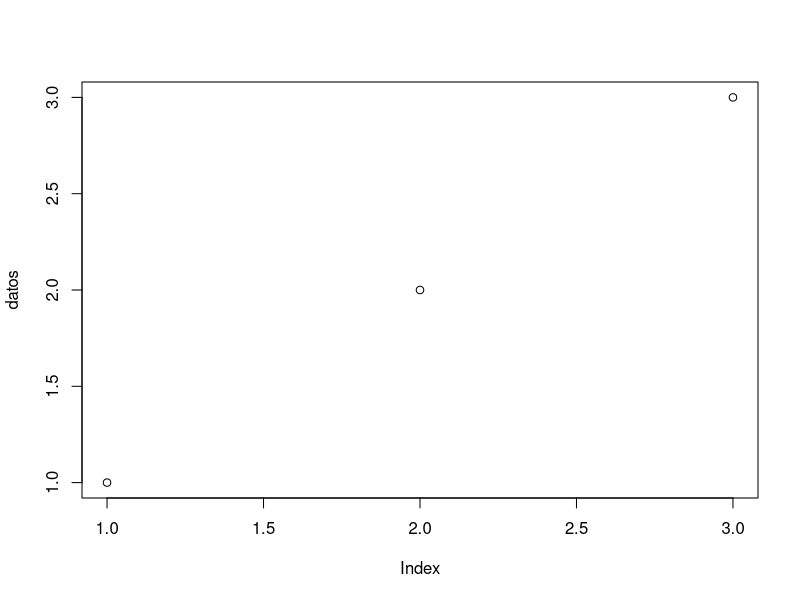
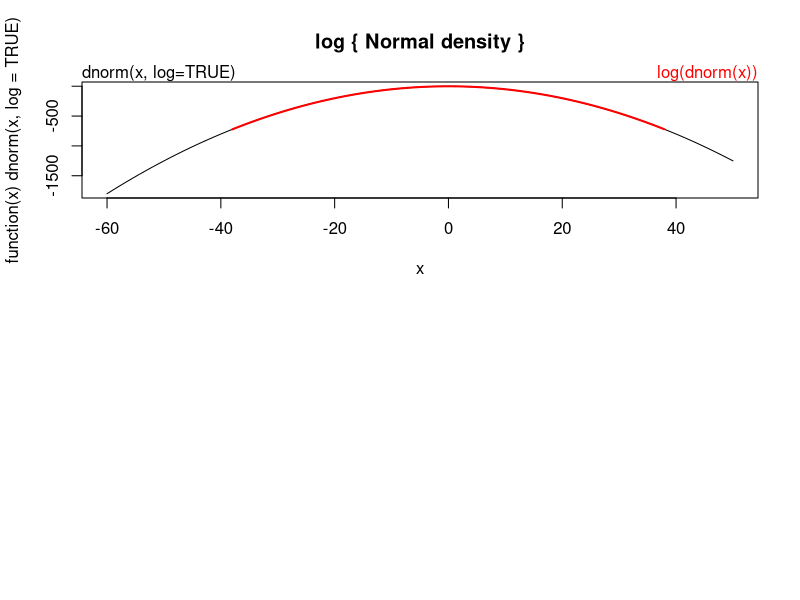

R code for these plots, in order: (Note: this script raises an error after producing the figures.)


####################################
####################################
#         MI SCRIPT
####################################
####################################

####R version 4.4.0 (2024-04-24) -- "Puppy Cup"####
####openxlsx_4.2.7

library(openxlsx)

sessionInfo()


### MIS PRIMEROS PASOS

datos <- c(1,2,3) # CREO UN VECTOR

plot(datos)

### AYUDA

?rnorm

par(mfrow = c(2,1))
plot(function(x) dnorm(x, log = TRUE), -60, 50,
     main = "log { Normal density }")
curve(log(dnorm(x)), add = TRUE, col = "red", lwd = 2)
mtext("dnorm(x, log=TRUE)", adj = 0)
mtext("log(dnorm(x))", col = "red", adj = 1)

###############################
###############################
# MANEJO BÁSICO DE DATOS
###############################
###############################

ls() # listar los nombres de los objetos creados o importados sesión


# Creación de vector

x <- c( 1 , 2 , 3 , 4 )

x2 <- c("1","2","3","4")

y <- c( "low" , "high" , "medium" , "low" )

z <- c(TRUE, FALSE,TRUE,FALSE)


# Creación de datos.frame

datos <- data.frame(ID=c(1,2,3) ,
edad=c(10,13,55)  ,
peso=c(40,15,100) ,
nivel.estudios=c("alto","alto","bajo") ,
cancer=c(TRUE,FALSE,TRUE))

ls()

# El ;

x <- c( 1 , 2 , 3 , 4 ) ; x2 <- c("1","2","3","4")


# Eliminar objetos del workspace

ls()

rm(y,x)

ls()

# Atributos de objetos (vectores)

class(x)

length(x)

# Atributos de objetos (data.frame)

class(datos)

dim(datos) # 3 filas 5 columnas

str(datos)

# Cambiar atributo de objeto as.numeric(), as.character()..

class(x2)

x2.numerica <- as.numeric(x2)

class(x2.numerica)

x3 <- c("1","3",5,"10","-")

x3.numerica <- as.numeric(x3) 


